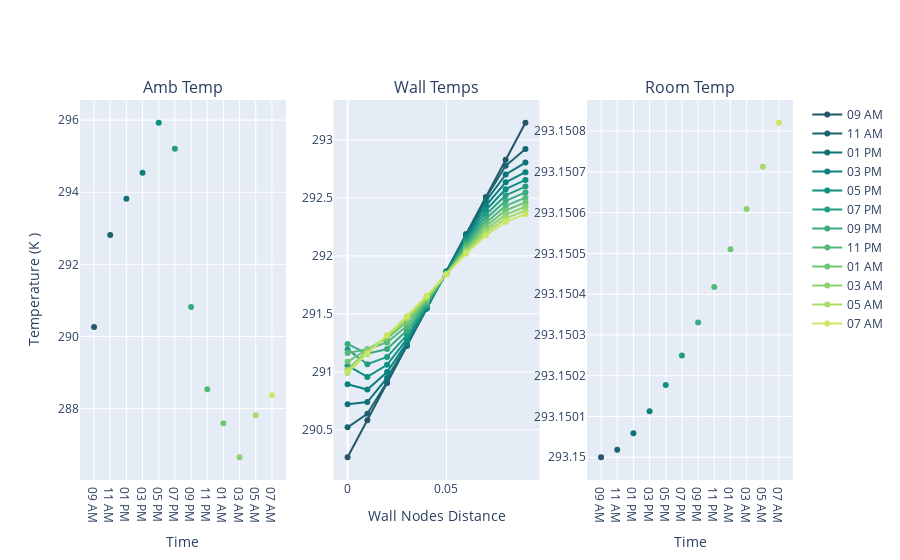

The cell this chart's notebook holds for it:
### Code cell
# whether or not can turn time series off and on 
lg = False 
fig = make_subplots(rows=1, cols=3, shared_yaxes=False, subplot_titles=("Amb Temp", "Wall Temps", "Room Temp"))

#TODO relate "4" to number of time steps argument in VAvgIndoorAir function 

min_interv = 2*60 # interval to plot at in minutes 
colors = make_colors(min_interv=min_interv)

cix=0
for ix_time, x_at_time in enumerate(v1.all_wall_temps): # NEED way to abstract this 
    if ix_time%(min_interv*4)== 0:
        timestamp = [(pd.Timedelta(times[ix_time], "m") + v1.twall.ext_temps.index[0]).strftime('%I %p') ]

        legendgroup = "Same" if lg == False else timestamp[0]

        # Outdoor Air 
        fig.add_trace(go.Scatter(x=timestamp, y=[v1.twall.ext_temps[ix_time]], mode='lines+markers', line=dict(color=colors[cix]),
        showlegend=False, name=timestamp[0], legendgroup=legendgroup
        ), row = 1, col = 1)

        # Wall Temperature 
        fig.add_trace(go.Scatter(x=v1.twall.x_vals, y=x_at_time, mode='lines+markers', line=dict(color=colors[cix]),
        showlegend=True, name=timestamp[0], legendgroup=legendgroup
        ), row = 1, col = 2)

        # Indoor Air 
        fig.add_trace(go.Scatter(x=timestamp, y=[temps[ix_time]], mode='lines+markers', line=dict(color=colors[cix]),
        showlegend=False, name=timestamp[0], legendgroup=legendgroup
        ), row = 1, col = 3)
        cix+=1

fig['layout']['yaxis']['title']='Temperature (K )'
fig['layout']['xaxis1']['title']='Time'
fig['layout']['xaxis2']['title']='Wall Nodes Distance'
fig['layout']['xaxis3']['title']='Time'
fig.show()

### Figure 1 — Plotly figure (JSON) as saved in the notebook; plotly's stock layout.template omitted (floating-point values rounded to 4 significant figures)
{"data": [{"legendgroup": "Same", "line": {"color": "rgb(36, 86, 104)"}, "mode": "lines+markers", "name": "09 AM", "showlegend": false, "type": "scatter", "x": ["09 AM"], "xaxis": "x", "y": [290.3], "yaxis": "y"}, {"legendgroup": "Same", "line": {"color": "rgb(36, 86, 104)"}, "mode": "lines+markers", "name": "09 AM", "showlegend": true, "type": "scatter", "x": [0, 0.01, 0.02, 0.03, 0.04, 0.05, 0.06, 0.07, 0.08, 0.09], "xaxis": "x2", "y": [290.3, 290.6, 290.9, 291.2, 291.5, 291.9, 292.2, 292.5, 292.8, 293.1], "yaxis": "y2"}, {"legendgroup": "Same", "line": {"color": "rgb(36, 86, 104)"}, "mode": "lines+markers", "name": "09 AM", "showlegend": false, "type": "scatter", "x": ["09 AM"], "xaxis": "x3", "y": [293.1], "yaxis": "y3"}, {"legendgroup": "Same", "line": {"color": "rgb(26, 100, 112)"}, "mode": "lines+markers", "name": "11 AM", "showlegend": false, "type": "scatter", "x": ["11 AM"], "xaxis": "x", "y": [292.8], "yaxis": "y"}, {"legendgroup": "Same", "line": {"color": "rgb(26, 100, 112)"}, "mode": "lines+markers", "name": "11 AM", "showlegend": true, "type": "scatter", "x": [0, 0.01, 0.02, 0.03, 0.04, 0.05, 0.06, 0.07, 0.08, 0.09], "xaxis": "x2", "y": [290.5, 290.6, 290.9, 291.2, 291.5, 291.9, 292.2, 292.5, 292.8, 292.9], "yaxis": "y2"}, {"legendgroup": "Same", "line": {"color": "rgb(26, 100, 112)"}, "mode": "lines+markers", "name": "11 AM", "showlegend": false, "type": "scatter", "x": ["11 AM"], "xaxis": "x3", "y": [293.2], "yaxis": "y3"}, {"legendgroup": "Same", "line": {"color": "rgb(15, 114, 121)"}, "mode": "lines+markers", "name": "01 PM", "showlegend": false, "type": "scatter", "x": ["01 PM"], "xaxis": "x", "y": [293.8], "yaxis": "y"}, {"legendgroup": "Same", "line": {"color": "rgb(15, 114, 121)"}, "mode": "lines+markers", "name": "01 PM", "showlegend": true, "type": "scatter", "x": [0, 0.01, 0.02, 0.03, 0.04, 0.05, 0.06, 0.07, 0.08, 0.09], "xaxis": "x2", "y": [290.7, 290.7, 290.9, 291.2, 291.5, 291.9, 292.2, 292.5, 292.7, 292.8], "yaxis": "y2"}, {"legendgroup": "Same", "line": {"color": "rgb(15, 114, 121)"}, "mode": "lines+markers", "name": "01 PM", "showlegend": false, "type": "scatter", "x": ["01 PM"], "xaxis": "x3", "y": [293.2], "yaxis": "y3"}, {"legendgroup": "Same", "line": {"color": "rgb(14, 128, 125)"}, "mode": "lines+markers", "name": "03 PM", "showlegend": false, "type": "scatter", "x": ["03 PM"], "xaxis": "x", "y": [294.5], "yaxis": "y"}, {"legendgroup": "Same", "line": {"color": "rgb(14, 128, 125)"}, "mode": "lines+markers", "name": "03 PM", "showlegend": true, "type": "scatter", "x": [0, 0.01, 0.02, 0.03, 0.04, 0.05, 0.06, 0.07, 0.08, 0.09], "xaxis": "x2", "y": [290.9, 290.8, 291.0, 291.3, 291.6, 291.9, 292.2, 292.4, 292.6, 292.7], "yaxis": "y2"}, {"legendgroup": "Same", "line": {"color": "rgb(14, 128, 125)"}, "mode": "lines+markers", "name": "03 PM", "showlegend": false, "type": "scatter", "x": ["03 PM"], "xaxis": "x3", "y": [293.2], "yaxis": "y3"}, {"legendgroup": "Same", "line": {"color": "rgb(13, 143, 129)"}, "mode": "lines+markers", "name": "05 PM", "showlegend": false, "type": "scatter", "x": ["05 PM"], "xaxis": "x", "y": [295.9], "yaxis": "y"}, {"legendgroup": "Same", "line": {"color": "rgb(13, 143, 129)"}, "mode": "lines+markers", "name": "05 PM", "showlegend": true, "type": "scatter", "x": [0, 0.01, 0.02, 0.03, 0.04, 0.05, 0.06, 0.07, 0.08, 0.09], "xaxis": "x2", "y": [291.1, 291.0, 291.1, 291.3, 291.6, 291.9, 292.1, 292.4, 292.6, 292.7], "yaxis": "y2"}, {"legendgroup": "Same", "line": {"color": "rgb(13, 143, 129)"}, "mode": "lines+markers", "name": "05 PM", "showlegend": false, "type": "scatter", "x": ["05 PM"], "xaxis": "x3", "y": [293.2], "yaxis": "y3"}, {"legendgroup": "Same", "line": {"color": "rgb(35, 157, 128)"}, "mode": "lines+markers", "name": "07 PM", "showlegend": false, "type": "scatter", "x": ["07 PM"], "xaxis": "x", "y": [295.2], "yaxis": "y"}, {"legendgroup": "Same", "line": {"color": "rgb(35, 157, 128)"}, "mode": "lines+markers", "name": "07 PM", "showlegend": true, "type": "scatter", "x": [0, 0.01, 0.02, 0.03, 0.04, 0.05, 0.06, 0.07, 0.08, 0.09], "xaxis": "x2", "y": [291.2, 291.1, 291.1, 291.3, 291.6, 291.9, 292.1, 292.4, 292.5, 292.6], "yaxis": "y2"}, {"legendgroup": "Same", "line": {"color": "rgb(35, 157, 128)"}, "mode": "lines+markers", "name": "07 PM", "showlegend": false, "type": "scatter", "x": ["07 PM"], "xaxis": "x3", "y": [293.2], "yaxis": "y3"}, {"legendgroup": "Same", "line": {"color": "rgb(57, 171, 126)"}, "mode": "lines+markers", "name": "09 PM", "showlegend": false, "type": "scatter", "x": ["09 PM"], "xaxis": "x", "y": [290.8], "yaxis": "y"}, {"legendgroup": "Same", "line": {"color": "rgb(57, 171, 126)"}, "mode": "lines+markers", "name": "09 PM", "showlegend": true, "type": "scatter", "x": [0, 0.01, 0.02, 0.03, 0.04, 0.05, 0.06, 0.07, 0.08, 0.09], "xaxis": "x2", "y": [291.2, 291.2, 291.2, 291.4, 291.6, 291.8, 292.1, 292.3, 292.5, 292.5], "yaxis": "y2"}, {"legendgroup": "Same", "line": {"color": "rgb(57, 171, 126)"}, "mode": "lines+markers", "name": "09 PM", "showlegend": false, "type": "scatter", "x": ["09 PM"], "xaxis": "x3", "y": [293.2], "yaxis": "y3"}, {"legendgroup": "Same", "line": {"color": "rgb(84, 184, 121)"}, "mode": "lines+markers", "name": "11 PM", "showlegend": false, "type": "scatter", "x": ["11 PM"], "xaxis": "x", "y": [288.5], "yaxis": "y"}, {"legendgroup": "Same", "line": {"color": "rgb(84, 184, 121)"}, "mode": "lines+markers", "name": "11 PM", "showlegend": true, "type": "scatter", "x": [0, 0.01, 0.02, 0.03, 0.04, 0.05, 0.06, 0.07, 0.08, 0.09], "xaxis": "x2", "y": [291.2, 291.2, 291.3, 291.4, 291.6, 291.8, 292.1, 292.3, 292.4, 292.5], "yaxis": "y2"}, {"legendgroup": "Same", "line": {"color": "rgb(84, 184, 121)"}, "mode": "lines+markers", "name": "11 PM", "showlegend": false, "type": "scatter", "x": ["11 PM"], "xaxis": "x3", "y": [293.2], "yaxis": "y3"}, {"legendgroup": "Same", "line": {"color": "rgb(110, 197, 116)"}, "mode": "lines+markers", "name": "01 AM", "showlegend": false, "type": "scatter", "x": ["01 AM"], "xaxis": "x", "y": [287.6], "yaxis": "y"}, {"legendgroup": "Same", "line": {"color": "rgb(110, 197, 116)"}, "mode": "lines+markers", "name": "01 AM", "showlegend": true, "type": "scatter", "x": [0, 0.01, 0.02, 0.03, 0.04, 0.05, 0.06, 0.07, 0.08, 0.09], "xaxis": "x2", "y": [291.1, 291.2, 291.3, 291.4, 291.6, 291.8, 292.1, 292.3, 292.4, 292.5], "yaxis": "y2"}, {"legendgroup": "Same", "line": {"color": "rgb(110, 197, 116)"}, "mode": "lines+markers", "name": "01 AM", "showlegend": false, "type": "scatter", "x": ["01 AM"], "xaxis": "x3", "y": [293.2], "yaxis": "y3"}, {"legendgroup": "Same", "line": {"color": "rgb(140, 209, 110)"}, "mode": "lines+markers", "name": "03 AM", "showlegend": false, "type": "scatter", "x": ["03 AM"], "xaxis": "x", "y": [286.6], "yaxis": "y"}, {"legendgroup": "Same", "line": {"color": "rgb(140, 209, 110)"}, "mode": "lines+markers", "name": "03 AM", "showlegend": true, "type": "scatter", "x": [0, 0.01, 0.02, 0.03, 0.04, 0.05, 0.06, 0.07, 0.08, 0.09], "xaxis": "x2", "y": [291.0, 291.2, 291.3, 291.5, 291.6, 291.8, 292.0, 292.2, 292.4, 292.4], "yaxis": "y2"}, {"legendgroup": "Same", "line": {"color": "rgb(140, 209, 110)"}, "mode": "lines+markers", "name": "03 AM", "showlegend": false, "type": "scatter", "x": ["03 AM"], "xaxis": "x3", "y": [293.2], "yaxis": "y3"}, {"legendgroup": "Same", "line": {"color": "rgb(169, 220, 103)"}, "mode": "lines+markers", "name": "05 AM", "showlegend": false, "type": "scatter", "x": ["05 AM"], "xaxis": "x", "y": [287.8], "yaxis": "y"}, {"legendgroup": "Same", "line": {"color": "rgb(169, 220, 103)"}, "mode": "lines+markers", "name": "05 AM", "showlegend": true, "type": "scatter", "x": [0, 0.01, 0.02, 0.03, 0.04, 0.05, 0.06, 0.07, 0.08, 0.09], "xaxis": "x2", "y": [291.0, 291.2, 291.3, 291.5, 291.6, 291.8, 292.0, 292.2, 292.3, 292.4], "yaxis": "y2"}, {"legendgroup": "Same", "line": {"color": "rgb(169, 220, 103)"}, "mode": "lines+markers", "name": "05 AM", "showlegend": false, "type": "scatter", "x": ["05 AM"], "xaxis": "x3", "y": [293.2], "yaxis": "y3"}, {"legendgroup": "Same", "line": {"color": "rgb(203, 230, 98)"}, "mode": "lines+markers", "name": "07 AM", "showlegend": false, "type": "scatter", "x": ["07 AM"], "xaxis": "x", "y": [288.4], "yaxis": "y"}, {"legendgroup": "Same", "line": {"color": "rgb(203, 230, 98)"}, "mode": "lines+markers", "name": "07 AM", "showlegend": true, "type": "scatter", "x": [0, 0.01, 0.02, 0.03, 0.04, 0.05, 0.06, 0.07, 0.08, 0.09], "xaxis": "x2", "y": [291.0, 291.2, 291.3, 291.5, 291.7, 291.8, 292.0, 292.2, 292.3, 292.4], "yaxis": "y2"}, {"legendgroup": "Same", "line": {"color": "rgb(203, 230, 98)"}, "mode": "lines+markers", "name": "07 AM", "showlegend": false, "type": "scatter", "x": ["07 AM"], "xaxis": "x3", "y": [293.2], "yaxis": "y3"}], "layout": {"annotations": [{"font": {"size": 16}, "showarrow": false, "text": "Amb Temp", "x": 0.1444, "xanchor": "center", "xref": "paper", "y": 1, "yanchor": "bottom", "yref": "paper"}, {"font": {"size": 16}, "showarrow": false, "text": "Wall Temps", "x": 0.5, "xanchor": "center", "xref": "paper", "y": 1, "yanchor": "bottom", "yref": "paper"}, {"font": {"size": 16}, "showarrow": false, "text": "Room Temp", "x": 0.8556, "xanchor": "center", "xref": "paper", "y": 1, "yanchor": "bottom", "yref": "paper"}], "xaxis": {"anchor": "y", "domain": [0, 0.2889], "title": {"text": "Time"}}, "xaxis2": {"anchor": "y2", "domain": [0.3556, 0.6444], "title": {"text": "Wall Nodes Distance"}}, "xaxis3": {"anchor": "y3", "domain": [0.7111, 1], "title": {"text": "Time"}}, "yaxis": {"anchor": "x", "domain": [0, 1], "title": {"text": "Temperature (K )"}}, "yaxis2": {"anchor": "x2", "domain": [0, 1]}, "yaxis3": {"anchor": "x3", "domain": [0, 1]}}}
